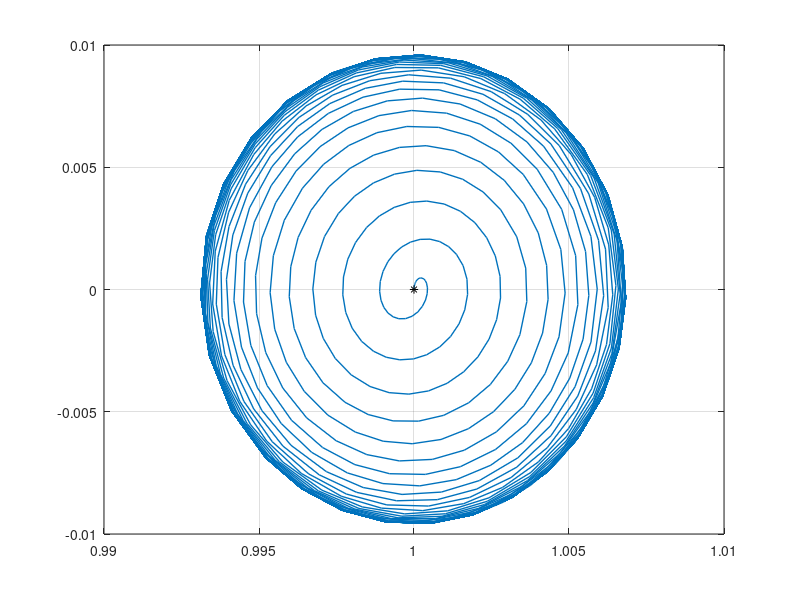

The MATLAB source for this figure: (Note: this script raises an error after producing the figure.)
%% Driven Duffing Oscillator (Varying Parameter)
% Author:  Tyler Jones
% Contact: tjjones6@wisc.edu
% Date:    04.09.2024 

%{
This MATLAB script models the behavior of a driven Duffing oscillator, a 
nonlinear dynamical system common in engineering and physics. By numerically 
solving the Driven Duffing Equation using MATLAB's ode45 solver, it 
generates a Poincaré section plot, illustrating the oscillator's phase space 
dynamics. 

See the following for more info: 
<https://en.wikipedia.org/wiki/Duffing_equation> 
Steven H. Strogatz: Nonlinear Dynamics and Chaos
%}

clear all; close all; clc;

%% Parameter Library and User Input
%{ 
Driven Duffing Oscillator Equation:
$\ddot{x} + \delta\dot{x} + \alpha x + \beta x^{3}=\gamma \cos(\omega t)$

alpha: Coefficient of linear damping/stiffness
beta:  Coefficient of cubic damping/stiffness
gamma: Amplitude of external driving force
omega: Angular frequency of external driving force
delta: Coefficient of velocity damping/stiffness
%}

% Initial Condition (x,x_dot,phi)
y0 = [1; 0]; % Initial data/condition: (x=1, x_dot=0, phi=0)

% Axis Controls
b = 7;
axis_controls = [-b b];
bound = b;

%% Vector Field Generation
%{
This section computes the vector field for the driven Duffing oscillator, 
defining functions for the first-order differential equations of position 
and velocity. It then generates a grid of x and y values and evaluates the 
velocity components.
%}

%% Simulation and Visualization Loop
%{
This section initializes a figure for visualization and sets up parameters 
for the simulation, including defining the Duffing equation using anonymous
functions and configuring video writing settings. It iterates through 
increasing values of the phase angle `phi`, and plotting the resulting 
Poincaré section.

System Definition:
\dot{x} = v
\dot{v} = \gamma\cos(\omega) - \delta\dot{x} - \alpha x - \beta x^3
\dot{\phi} = \omega
%}

figure('units','normalized','Position',[0.1 0.1 .8 .8])

% myWriter = VideoWriter('DuffingEquation3.mp4', 'MPEG-4');
% myWriter.FrameRate = 60;
% open(myWriter);

max_time = 500;
gamma_final = 5;
c = 0.001;
tspan = [0,max_time];
for i = 1:ceil(gamma_final/c)
    clf

    alpha = -1;
    beta = 1;
    gamma = c*i;
    omega = 1.4;
    delta = 0.1;

    % Solve Duffing Equation via ODE45
    Duff_Eq = @(t, Y) [Y(2); gamma*cos(omega*t) - delta*Y(2) - alpha*Y(1) - beta*Y(1).^3];
    
    % ODE45 Solver
    [t, Y] = ode45(Duff_Eq, tspan, y0);
    
    % Plot phase space trajectory
    plot(Y(:,1), Y(:,2),'LineWidth',1); % x vs x_dot
    hold on
    plot(Y(1,1), Y(1,2), 'k*'); % Initial point
    grid on
    fig_xytit('$x$','$\dot{x}$')
    title(['Phase Space: $\ddot{x} + \delta\dot{x} + \alpha x + \beta x^3 = \gamma \cos(\omega t)$, $\gamma = $ ',num2str(gamma)],'Interpreter','latex');
    xlim(axis_controls)
    ylim(axis_controls)
    hold off
    pause(0.01)

%     frame = getframe(gcf);
%     writeVideo(myWriter,frame);
end
% close(myWriter)

%% Plotting Reference Functions
function myfigpref
%   MYFIGPREF just makes figures pretty. Written by TGJChandler
%
%   Last edited: 01/01/2018 by TGJChandler
%
%   Comment by Tyler Jones: Thomas Chandler was my professor for math
%   415 (Applied Dynamical Systems, Chaos, and Modeling) @UW-Madison

set(0, 'DefaultAxesFontSize', 20)
set(0, 'DefaultAxesLineWidth', 2);
set(0, 'DefaultLineLineWidth', 2);
set(0, 'DefaultPatchLineWidth', .7);
set(0, 'DefaultLineMarkerSize', 6);

grid on;
box on;

h = gca;
h.TickLabelInterpreter='latex';
h.MinorGridAlpha=0.05;
h.GridAlpha=0.05;
h.FontSize=25;
h.LineWidth=2;

h = gcf;
h.Color = [1,1,1];
end
function fig_xytit(xlab, ylab, tit)
% FIG_XYTIT sets the current figure's xlabel, ylabel, and title
%   in latex format.
%
%   Last edited: 15/06/2021 by TGJChandler

if nargin<3
    tit = '';
end

xlabel(xlab,'interpreter','latex')
ylabel(ylab,'interpreter','latex')
title(tit,'interpreter','latex')
end
